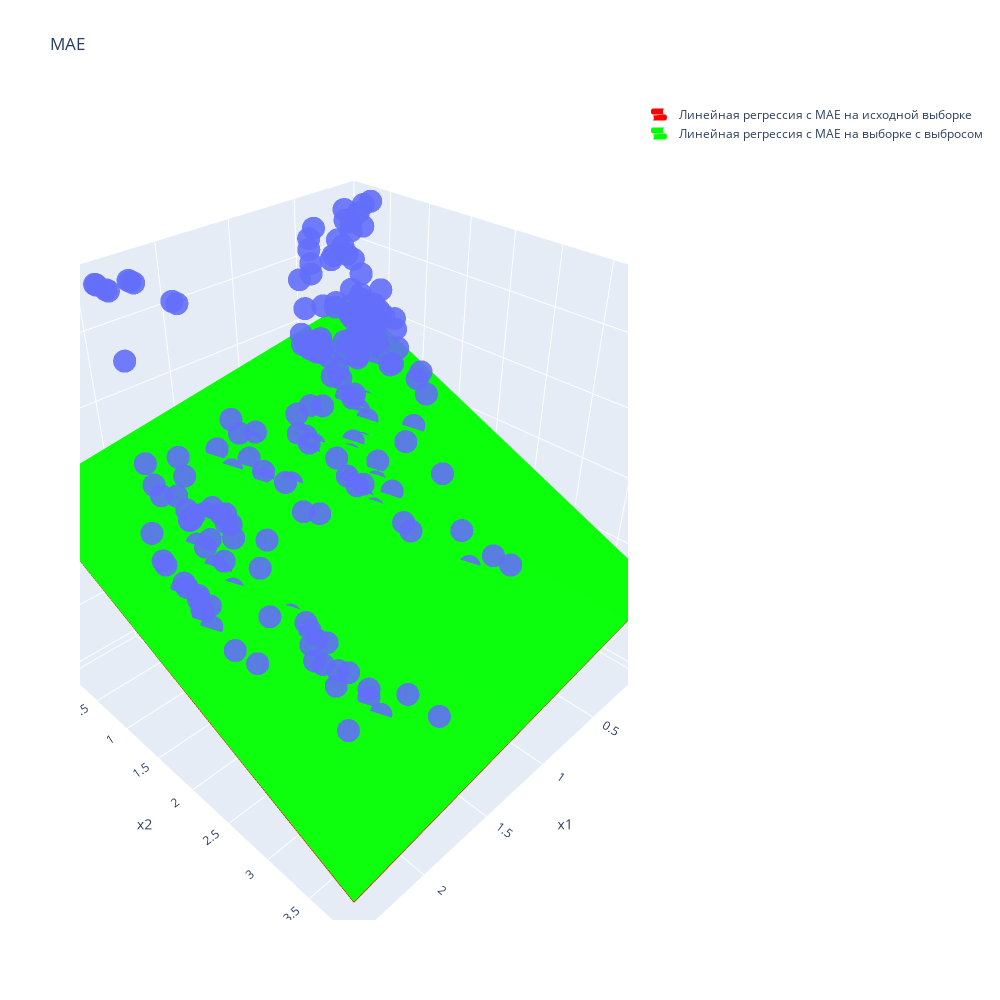

Notebook source saved alongside this figure:
### Code cell
zn_l1_ok = xn * w_grad_l1_ok[0] + yn * w_grad_l1_ok[1]
zn_l1_out = xn * w_grad_l1_out[0] + yn * w_grad_l1_out[1]
fig = px.scatter_3d(
    df, x='x1', y='x2', z='y', opacity=0.9, width=1000, height=1000, range_x=(0, 2.5), range_y=(0, 4),
    title='MAE',
)
fig.add_trace(
    go.Surface(
        x=xs, y=ys, z=zn_l1_ok, showscale=False, opacity=1, name='Линейная регрессия с MAE на исходной выборке',
        colorscale = [[0, 'rgb(255,0,0)'], [1, 'rgb(255,0,0)']], showlegend=True))
fig.add_trace(
    go.Surface(
        x=xs, y=ys, z=zn_l1_out, showscale=False, opacity=1, name='Линейная регрессия с MAE на выборке с выбросом',
        colorscale = [[0, 'rgb(0,255,0)'], [1, 'rgb(0,255,0)']], showlegend=True))
fig.show()

### Figure 1 — Plotly figure (JSON) as saved in the notebook; plotly's stock layout.template omitted (floating-point values rounded to 4 significant figures; data arrays with more than 128 entries replaced by an {"elided": "..."} marker saying what was removed)
{"data": [{"hovertemplate": "x1=%{x}<br>x2=%{y}<br>y=%{z}<extra></extra>", "legendgroup": "", "marker": {"color": "#636efa", "opacity": 0.9, "symbol": "circle"}, "mode": "markers", "name": "", "scene": "scene", "showlegend": false, "type": "scatter3d", "x": {"elided": "406 float values"}, "y": {"elided": "406 float values"}, "z": {"elided": "406 float values"}}, {"colorscale": [[0, "rgb(255,0,0)"], [1, "rgb(255,0,0)"]], "name": "Линейная регрессия с MAE на исходной выборке", "opacity": 1, "showlegend": true, "showscale": false, "type": "surface", "x": [0, 0.4444, 0.8889, 1.333, 1.778, 2.222, 2.667, 3.111, 3.556, 4], "y": [0, 0.4444, 0.8889, 1.333, 1.778, 2.222, 2.667, 3.111, 3.556, 4], "z": [[0, -1.63, -3.26, -4.891, -6.521, -8.151, -9.781, -11.41, -13.04, -14.67], [-2.755, -4.385, -6.015, -7.646, -9.276, -10.91, -12.54, -14.17, -15.8, -17.43], [-5.51, -7.14, -8.77, -10.4, -12.03, -13.66, -15.29, -16.92, -18.55, -20.18], [-8.265, -9.895, -11.53, -13.16, -14.79, -16.42, -18.05, -19.68, -21.31, -22.94], [-11.02, -12.65, -14.28, -15.91, -17.54, -19.17, -20.8, -22.43, -24.06, -25.69], [-13.78, -15.41, -17.04, -18.67, -20.3, -21.93, -23.56, -25.19, -26.82, -28.45], [-16.53, -18.16, -19.79, -21.42, -23.05, -24.68, -26.31, -27.94, -29.57, -31.2], [-19.29, -20.92, -22.55, -24.18, -25.81, -27.44, -29.07, -30.7, -32.33, -33.96], [-22.04, -23.67, -25.3, -26.93, -28.56, -30.19, -31.82, -33.45, -35.08, -36.71], [-24.8, -26.43, -28.06, -29.69, -31.32, -32.95, -34.58, -36.21, -37.84, -39.47]]}, {"colorscale": [[0, "rgb(0,255,0)"], [1, "rgb(0,255,0)"]], "name": "Линейная регрессия с MAE на выборке с выбросом", "opacity": 1, "showlegend": true, "showscale": false, "type": "surface", "x": [0, 0.4444, 0.8889, 1.333, 1.778, 2.222, 2.667, 3.111, 3.556, 4], "y": [0, 0.4444, 0.8889, 1.333, 1.778, 2.222, 2.667, 3.111, 3.556, 4], "z": [[0, -1.617, -3.234, -4.851, -6.468, -8.085, -9.701, -11.32, -12.94, -14.55], [-2.741, -4.358, -5.975, -7.592, -9.209, -10.83, -12.44, -14.06, -15.68, -17.29], [-5.482, -7.099, -8.716, -10.33, -11.95, -13.57, -15.18, -16.8, -18.42, -20.03], [-8.223, -9.84, -11.46, -13.07, -14.69, -16.31, -17.92, -19.54, -21.16, -22.78], [-10.96, -12.58, -14.2, -15.82, -17.43, -19.05, -20.67, -22.28, -23.9, -25.52], [-13.71, -15.32, -16.94, -18.56, -20.17, -21.79, -23.41, -25.02, -26.64, -28.26], [-16.45, -18.06, -19.68, -21.3, -22.91, -24.53, -26.15, -27.77, -29.38, -31.0], [-19.19, -20.8, -22.42, -24.04, -25.66, -27.27, -28.89, -30.51, -32.12, -33.74], [-21.93, -23.55, -25.16, -26.78, -28.4, -30.01, -31.63, -33.25, -34.86, -36.48], [-24.67, -26.29, -27.9, -29.52, -31.14, -32.75, -34.37, -35.99, -37.61, -39.22]]}], "layout": {"height": 1000, "legend": {"tracegroupgap": 0}, "scene": {"domain": {"x": [0, 1], "y": [0, 1]}, "xaxis": {"range": [0, 2.5], "title": {"text": "x1"}}, "yaxis": {"range": [0, 4], "title": {"text": "x2"}}, "zaxis": {"title": {"text": "y"}}}, "title": {"text": "MAE"}, "width": 1000}}
